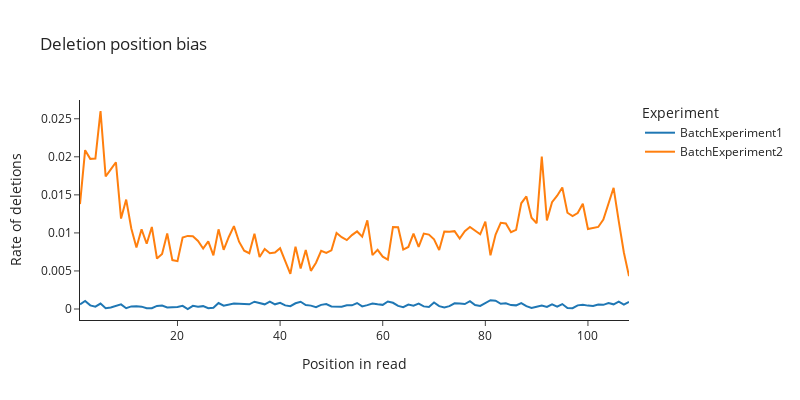

Notebook code for this chart:
### Markdown cell above
### for deletions

### Code cell
df = pd.read_csv(f'{path}delposition_fw_batch_{analysis_type}.txt', sep=',', header=None)
df = df.rename(columns={0: 'Experiment'})
df = pd.melt(df, id_vars=['Experiment'], var_name='Position in read', value_name='Rate of deletions')

px.line(
    df,
    x='Position in read',
    y='Rate of deletions',
    color='Experiment',
    title='Deletion position bias',
    template='simple_white',
    width=800,
    height=400,
    range_y=[0, None],
)
